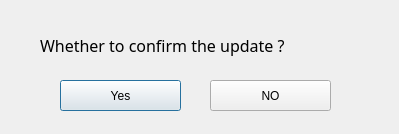
<?xml version="1.0" encoding="UTF-8"?>
<ui version="4.0">
 <class>Dialog</class>
 <widget class="QDialog" name="Dialog">
  <property name="geometry">
   <rect>
    <x>0</x>
    <y>0</y>
    <width>399</width>
    <height>134</height>
   </rect>
  </property>
  <property name="windowTitle">
   <string>Please Confirm</string>
  </property>
  <widget class="QLabel" name="update_confirm_label">
   <property name="geometry">
    <rect>
     <x>40</x>
     <y>20</y>
     <width>401</width>
     <height>51</height>
    </rect>
   </property>
   <property name="font">
    <font>
     <family>微软雅黑</family>
     <pointsize>12</pointsize>
    </font>
   </property>
   <property name="text">
    <string>Whether to confirm the update ?</string>
   </property>
  </widget>
  <widget class="QPushButton" name="yes_btn">
   <property name="geometry">
    <rect>
     <x>60</x>
     <y>80</y>
     <width>121</width>
     <height>31</height>
    </rect>
   </property>
   <property name="text">
    <string>Yes</string>
   </property>
  </widget>
  <widget class="QPushButton" name="no_btn">
   <property name="geometry">
    <rect>
     <x>210</x>
     <y>80</y>
     <width>121</width>
     <height>31</height>
    </rect>
   </property>
   <property name="text">
    <string>NO</string>
   </property>
  </widget>
 </widget>
 <resources/>
 <connections/>
</ui>
